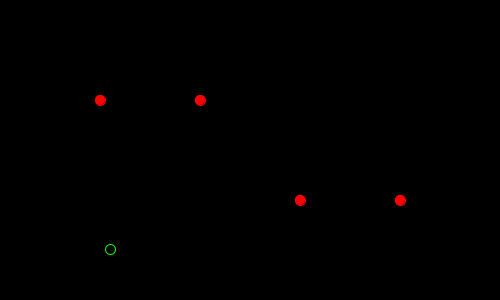
Frame 1 (no input)
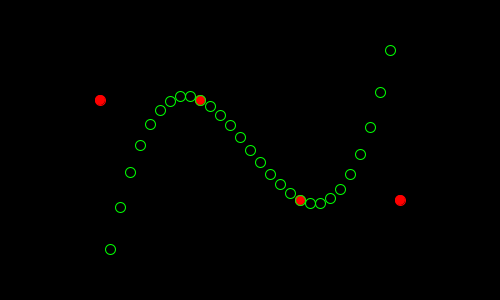
Frame 60 (the mouse pressed at the canvas centre just before this capture)
Frame 120 (the mouse held since frame 60 and released just before this capture): identical to frame 60, image omitted

The Processing sketch that drew these frames (run headless with seeded random() and noise(); from frame 60 on, the mouse is pressed at the canvas centre):

// Processing sketch: catmull
// ── catmull.pde
Thing d=new Thing();
float i=-1.0f;

void setup() {
  size (500, 300);
  smooth();
  strokeWeight(1);
  background(0);
  d.prepare();
  noFill();
}

void draw() {
  i+=0.1;
  if (i<2.0f) {
    PVector position=d.move(i);
    println("Position["+i+"]: ("+position.x+", "+position.y+")");
    stroke(0, 255, 0);
    ellipse(d.position.x, d.position.y, 10, 10);
    delay(500);
  }
}

// ── Thing.pde
class Thing {
  PVector p0=new PVector(100, 100);
  PVector p1=new PVector(200, 100);
  PVector p2=new PVector(300, 200);
  PVector p3=new PVector(400, 200);
  PVector position;

  void prepare() {
    stroke(255, 0, 0);
    fill(255, 0, 0);
    ellipse(p0.x, p0.y, 10, 10);
    ellipse(p1.x, p1.y, 10, 10);
    ellipse(p2.x, p2.y, 10, 10);
    ellipse(p3.x, p3.y, 10, 10);
  }

  PVector move(float p) {  
    position = catmull(p, p0.x, p0.y, p1.x, p1.y, p2.x, p2.y, p3.x, p3.y);
    return position;
  }

  PVector catmull (float tt, float p0x, float p0y, float p1x, float p1y, float p2x, float p2y, float p3x, float p3y) {
    float xx = 0.5 * ((2*p1x) + (-p0x + p2x)*tt + (2*p0x - 5*p1x + 4*p2x -p3x) * pow(tt, 2) + (-p0x + 3*p1x - 3*p2x + p3x) * pow(tt, 3));
    float yy = 0.5 * ((2*p1y) + (-p0y + p2y)*tt + (2*p0y - 5*p1y + 4*p2y -p3y) * pow(tt, 2) + (-p0y + 3*p1y - 3*p2y + p3y) * pow(tt, 3));
    return new PVector (xx, yy);
  }
}
